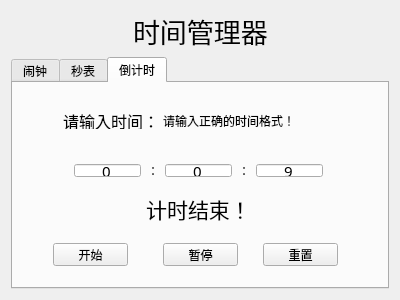
<?xml version="1.0" encoding="UTF-8"?>
<ui version="4.0">
 <class>Widget</class>
 <widget class="QWidget" name="Widget">
  <property name="geometry">
   <rect>
    <x>0</x>
    <y>0</y>
    <width>400</width>
    <height>300</height>
   </rect>
  </property>
  <property name="windowTitle">
   <string>Widget</string>
  </property>
  <layout class="QGridLayout" name="gridLayout">
   <item row="0" column="0">
    <spacer name="horizontalSpacer">
     <property name="orientation">
      <enum>Qt::Horizontal</enum>
     </property>
     <property name="sizeHint" stdset="0">
      <size>
       <width>112</width>
       <height>20</height>
      </size>
     </property>
    </spacer>
   </item>
   <item row="0" column="1">
    <widget class="QLabel" name="label">
     <property name="font">
      <font>
       <family>楷体</family>
       <pointsize>20</pointsize>
      </font>
     </property>
     <property name="text">
      <string>时间管理器</string>
     </property>
    </widget>
   </item>
   <item row="0" column="2">
    <spacer name="horizontalSpacer_2">
     <property name="orientation">
      <enum>Qt::Horizontal</enum>
     </property>
     <property name="sizeHint" stdset="0">
      <size>
       <width>112</width>
       <height>20</height>
      </size>
     </property>
    </spacer>
   </item>
   <item row="1" column="0" colspan="3">
    <widget class="QTabWidget" name="tabWidget">
     <property name="currentIndex">
      <number>2</number>
     </property>
     <widget class="QWidget" name="tabClock">
      <attribute name="title">
       <string>闹钟</string>
      </attribute>
      <widget class="QRadioButton" name="radioButton1">
       <property name="geometry">
        <rect>
         <x>30</x>
         <y>90</y>
         <width>81</width>
         <height>21</height>
        </rect>
       </property>
       <property name="text">
        <string>铃声1</string>
       </property>
      </widget>
      <widget class="QRadioButton" name="radioButton2">
       <property name="geometry">
        <rect>
         <x>30</x>
         <y>120</y>
         <width>91</width>
         <height>21</height>
        </rect>
       </property>
       <property name="text">
        <string>铃声2</string>
       </property>
      </widget>
      <widget class="QRadioButton" name="radioButton3">
       <property name="geometry">
        <rect>
         <x>30</x>
         <y>150</y>
         <width>91</width>
         <height>21</height>
        </rect>
       </property>
       <property name="text">
        <string>铃声3</string>
       </property>
      </widget>
      <widget class="QLabel" name="label_3">
       <property name="geometry">
        <rect>
         <x>10</x>
         <y>60</y>
         <width>54</width>
         <height>12</height>
        </rect>
       </property>
       <property name="text">
        <string>选择铃声：</string>
       </property>
      </widget>
      <widget class="QWidget" name="layoutWidget">
       <property name="geometry">
        <rect>
         <x>10</x>
         <y>10</y>
         <width>141</width>
         <height>31</height>
        </rect>
       </property>
       <layout class="QHBoxLayout" name="horizontalLayout">
        <item>
         <widget class="QLabel" name="label_2">
          <property name="text">
           <string>定时时间：</string>
          </property>
         </widget>
        </item>
        <item>
         <widget class="QTimeEdit" name="timeEdit">
          <property name="time">
           <time>
            <hour>9</hour>
            <minute>48</minute>
            <second>0</second>
           </time>
          </property>
         </widget>
        </item>
       </layout>
      </widget>
      <widget class="QWidget" name="layoutWidget">
       <property name="geometry">
        <rect>
         <x>30</x>
         <y>190</y>
         <width>301</width>
         <height>25</height>
        </rect>
       </property>
       <layout class="QHBoxLayout" name="horizontalLayout_3">
        <item>
         <widget class="QPushButton" name="pushButtonSure">
          <property name="text">
           <string>确定</string>
          </property>
         </widget>
        </item>
        <item>
         <widget class="QPushButton" name="pushButtonStop">
          <property name="text">
           <string>试听/停止</string>
          </property>
         </widget>
        </item>
        <item>
         <widget class="QPushButton" name="pushButtonClear">
          <property name="text">
           <string>重置</string>
          </property>
         </widget>
        </item>
       </layout>
      </widget>
      <widget class="QLabel" name="labelShow">
       <property name="geometry">
        <rect>
         <x>190</x>
         <y>40</y>
         <width>141</width>
         <height>41</height>
        </rect>
       </property>
       <property name="font">
        <font>
         <family>楷体</family>
         <pointsize>22</pointsize>
        </font>
       </property>
       <property name="text">
        <string>时间到了！</string>
       </property>
      </widget>
      <widget class="QWidget" name="layoutWidget">
       <property name="geometry">
        <rect>
         <x>170</x>
         <y>110</y>
         <width>151</width>
         <height>61</height>
        </rect>
       </property>
       <layout class="QVBoxLayout" name="verticalLayout">
        <item>
         <layout class="QHBoxLayout" name="horizontalLayout_2">
          <item>
           <widget class="QLabel" name="label_4">
            <property name="text">
             <string>铃声名：</string>
            </property>
           </widget>
          </item>
          <item>
           <spacer name="horizontalSpacer_3">
            <property name="orientation">
             <enum>Qt::Horizontal</enum>
            </property>
            <property name="sizeHint" stdset="0">
             <size>
              <width>40</width>
              <height>20</height>
             </size>
            </property>
           </spacer>
          </item>
         </layout>
        </item>
        <item>
         <widget class="QLabel" name="labelSong">
          <property name="text">
           <string>请选择铃声</string>
          </property>
         </widget>
        </item>
       </layout>
      </widget>
     </widget>
     <widget class="QWidget" name="tabSecond">
      <attribute name="title">
       <string>秒表</string>
      </attribute>
      <widget class="QPushButton" name="btnSecStop">
       <property name="geometry">
        <rect>
         <x>100</x>
         <y>180</y>
         <width>75</width>
         <height>23</height>
        </rect>
       </property>
       <property name="font">
        <font>
         <family>新宋体</family>
         <pointsize>10</pointsize>
        </font>
       </property>
       <property name="text">
        <string>暂停</string>
       </property>
      </widget>
      <widget class="QPushButton" name="btnSecClear">
       <property name="geometry">
        <rect>
         <x>190</x>
         <y>180</y>
         <width>75</width>
         <height>23</height>
        </rect>
       </property>
       <property name="text">
        <string>重置</string>
       </property>
      </widget>
      <widget class="QWidget" name="layoutWidget">
       <property name="geometry">
        <rect>
         <x>110</x>
         <y>50</y>
         <width>141</width>
         <height>101</height>
        </rect>
       </property>
       <layout class="QVBoxLayout" name="verticalLayout_2">
        <item>
         <layout class="QHBoxLayout" name="horizontalLayout_4">
          <item>
           <widget class="QPushButton" name="btnSecStart_2">
            <property name="minimumSize">
             <size>
              <width>0</width>
              <height>35</height>
             </size>
            </property>
            <property name="font">
             <font>
              <family>楷体</family>
              <pointsize>12</pointsize>
             </font>
            </property>
            <property name="text">
             <string>计时</string>
            </property>
           </widget>
          </item>
          <item>
           <spacer name="horizontalSpacer_4">
            <property name="orientation">
             <enum>Qt::Horizontal</enum>
            </property>
            <property name="sizeHint" stdset="0">
             <size>
              <width>40</width>
              <height>20</height>
             </size>
            </property>
           </spacer>
          </item>
         </layout>
        </item>
        <item>
         <widget class="QLCDNumber" name="lcdNumber"/>
        </item>
       </layout>
      </widget>
     </widget>
     <widget class="QWidget" name="tabCountDown">
      <attribute name="title">
       <string>倒计时</string>
      </attribute>
      <widget class="QLabel" name="label_7">
       <property name="geometry">
        <rect>
         <x>50</x>
         <y>30</y>
         <width>91</width>
         <height>16</height>
        </rect>
       </property>
       <property name="font">
        <font>
         <family>楷体</family>
         <pointsize>12</pointsize>
        </font>
       </property>
       <property name="text">
        <string>请输入时间：</string>
       </property>
      </widget>
      <widget class="QPushButton" name="btnCdownStart">
       <property name="geometry">
        <rect>
         <x>40</x>
         <y>160</y>
         <width>75</width>
         <height>23</height>
        </rect>
       </property>
       <property name="text">
        <string>开始</string>
       </property>
      </widget>
      <widget class="QPushButton" name="btnCdownStop">
       <property name="geometry">
        <rect>
         <x>150</x>
         <y>160</y>
         <width>75</width>
         <height>23</height>
        </rect>
       </property>
       <property name="text">
        <string>暂停</string>
       </property>
      </widget>
      <widget class="QPushButton" name="btnCdownClear">
       <property name="geometry">
        <rect>
         <x>250</x>
         <y>160</y>
         <width>75</width>
         <height>23</height>
        </rect>
       </property>
       <property name="text">
        <string>重置</string>
       </property>
      </widget>
      <widget class="QLabel" name="labelWaring">
       <property name="geometry">
        <rect>
         <x>150</x>
         <y>30</y>
         <width>131</width>
         <height>16</height>
        </rect>
       </property>
       <property name="text">
        <string>请输入正确的时间格式！</string>
       </property>
      </widget>
      <widget class="QLabel" name="labelFinish">
       <property name="geometry">
        <rect>
         <x>130</x>
         <y>110</y>
         <width>111</width>
         <height>31</height>
        </rect>
       </property>
       <property name="font">
        <font>
         <family>楷体</family>
         <pointsize>16</pointsize>
        </font>
       </property>
       <property name="text">
        <string>计时结束！</string>
       </property>
       <property name="alignment">
        <set>Qt::AlignCenter</set>
       </property>
      </widget>
      <widget class="QWidget" name="layoutWidget">
       <property name="geometry">
        <rect>
         <x>50</x>
         <y>70</y>
         <width>271</width>
         <height>35</height>
        </rect>
       </property>
       <layout class="QHBoxLayout" name="horizontalLayout_5">
        <item>
         <widget class="QLineEdit" name="lineEditHour">
          <property name="font">
           <font>
            <family>Adobe Caslon Pro</family>
            <pointsize>11</pointsize>
           </font>
          </property>
          <property name="text">
           <string>0</string>
          </property>
          <property name="alignment">
           <set>Qt::AlignCenter</set>
          </property>
         </widget>
        </item>
        <item>
         <widget class="QLabel" name="label_5">
          <property name="text">
           <string>：</string>
          </property>
         </widget>
        </item>
        <item>
         <widget class="QLineEdit" name="lineEditMin">
          <property name="font">
           <font>
            <family>Adobe Caslon Pro</family>
            <pointsize>11</pointsize>
           </font>
          </property>
          <property name="text">
           <string>0</string>
          </property>
          <property name="alignment">
           <set>Qt::AlignCenter</set>
          </property>
         </widget>
        </item>
        <item>
         <widget class="QLabel" name="label_6">
          <property name="text">
           <string>：</string>
          </property>
         </widget>
        </item>
        <item>
         <widget class="QLineEdit" name="lineEditSec">
          <property name="font">
           <font>
            <family>Adobe Caslon Pro</family>
            <pointsize>11</pointsize>
           </font>
          </property>
          <property name="text">
           <string>9</string>
          </property>
          <property name="alignment">
           <set>Qt::AlignCenter</set>
          </property>
         </widget>
        </item>
       </layout>
      </widget>
     </widget>
    </widget>
   </item>
  </layout>
 </widget>
 <layoutdefault spacing="6" margin="11"/>
 <resources/>
 <connections/>
</ui>
